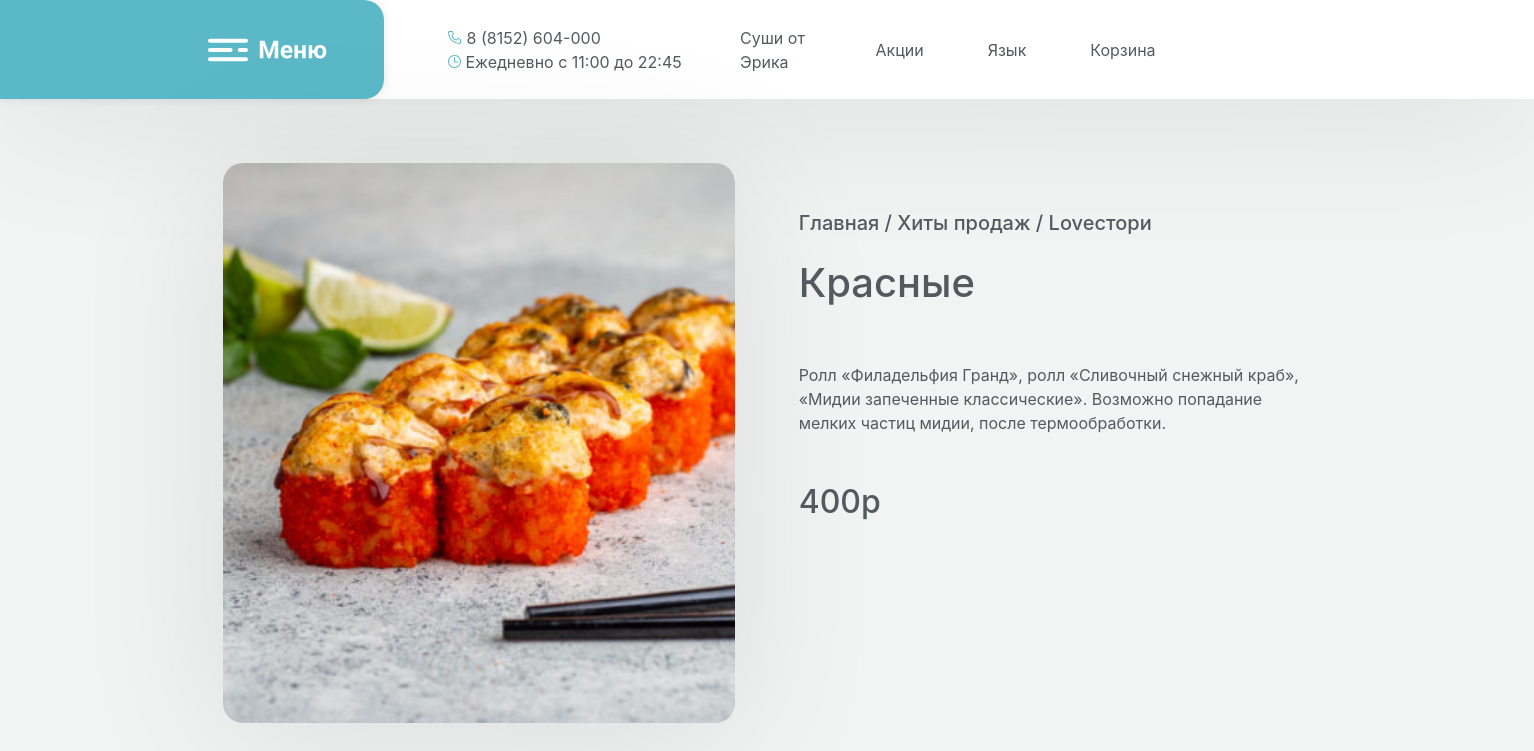
Before: /meal/2 with the older database file.
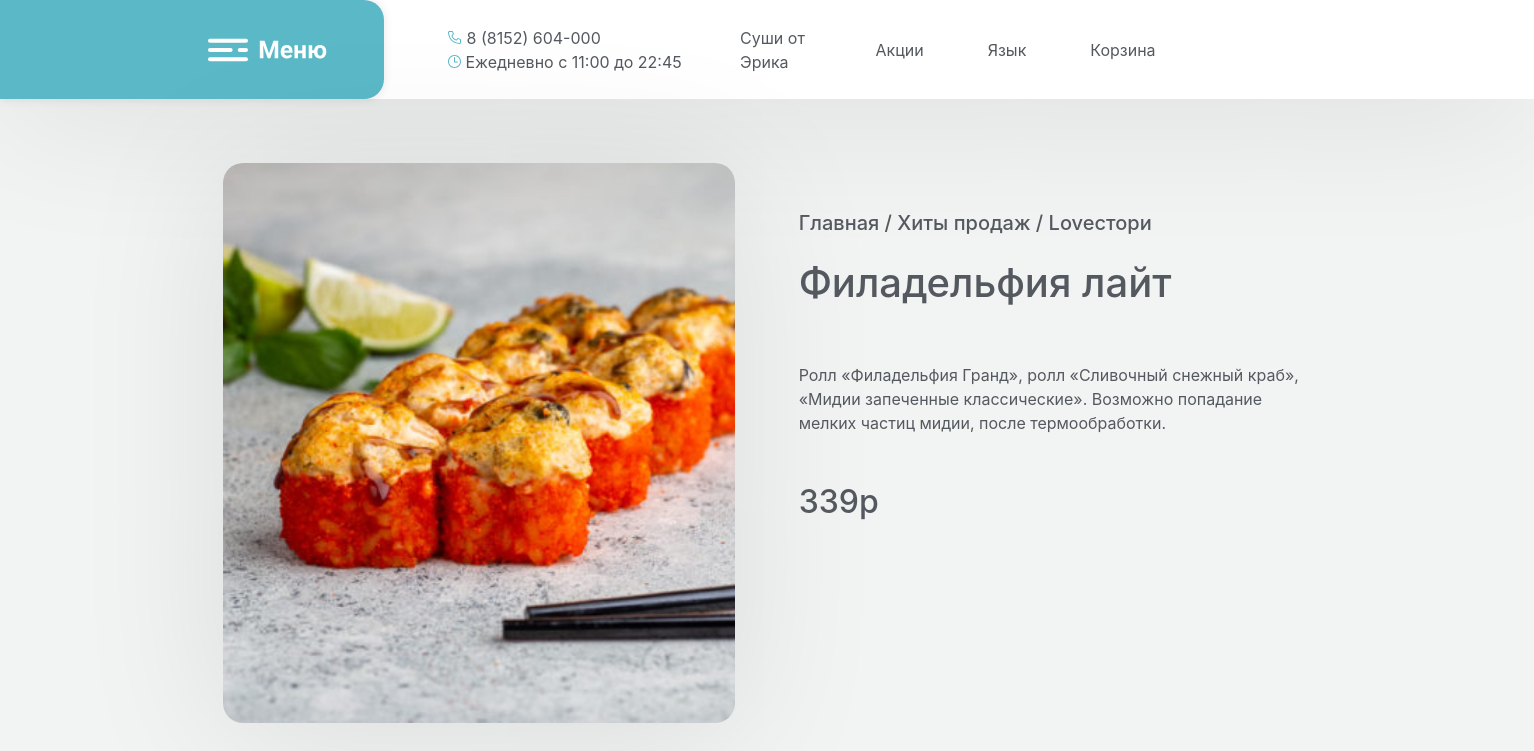
After: the same page with the newer database file.
### index.py (models this page shows)
class Food(db.Model):
    id = db.Column(db.Integer, primary_key=True)
    name = db.Column(db.String, nullable=False)
    price = db.Column(db.Integer, nullable=False)

### index.py (the view)
@app.route("/meal/<int:food_id>")
def show_meal(food_id):
    food = db.session.query(Food).filter_by(id=food_id).first_or_404()
    return render_template("meal.html", food=food)

### templates/meal.html (shortened to what this page needs)
{% extends 'base.html' %}
{% block body %}
<main>
<div class="food-window">
    <div class="main-frame food-image" style="background-image: url('..//static/media/s_{{ food.id }}.jpg');"></div>
    <div class="main-frame description-frame">
        <span style="margin-top: 3em;"> <h5>Главная / Хиты продаж / Loveстори</h5> </span>
        <span style="margin-top: 1em;"> <h1> {{ food.name }} </h1> </span>
        <span style="margin-top: 3em;"> Ролл «Филадельфия Гранд», ролл «Сливочный снежный краб», «Мидии запеченные классические». Возможно попадание мелких частиц мидии, после термообработки. </span>
        <span style="margin-top: 3em; margin-left: 0em;"> <h2> {{ food.price }}р </h2> </span>
    </div>
</div>
{% endblock %}

Changed rows visible on the page:
changed Food: name "Красные" → "Филадельфия лайт"; price "400" → "339"
